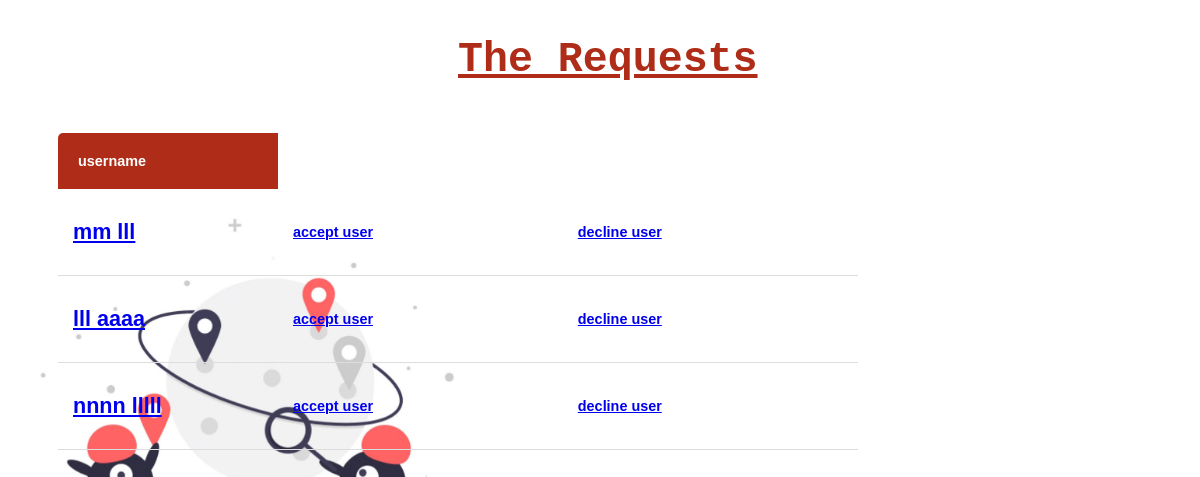
The page /Request/ on the database its author committed.
### project/models.py (models this page shows)
class User(AbstractUser):
    is_passenger=models.BooleanField(default=False)
    is_Admin=models.BooleanField(default=False)

class Driver(User):
    companyName=models.CharField(max_length=100,default='')
    phone=models.CharField(max_length=10,default='')
    is_ok= models.BooleanField(default=False)
    License=models.FileField(upload_to='files/', null=True)
    certificate=models.FileField(default=None)
    class Meta:
        db_table = 'Drivers'

class User(AbstractUser):
    is_passenger=models.BooleanField(default=False)
    is_Admin=models.BooleanField(default=False)

### project/views.py (the view)
# urls.py: path('Request/',views.Request,name="Request"),
def Request(request):
    userList= Driver.objects.filter(is_ok=False)
    return render(request, 'project/Request.html', {'users': userList})

### project/templates/project/Request.html (shortened to what this page needs)
{% load static %}
<!DOCTYPE html>
<html>
    <head>
        <link rel="stylesheet" href="">
    </head>
<body  style="background-image:url('{% static 'img/unnamed.jpg' %}'); background-repeat: no-repeat; background-size:100%;">
                  <div class="header" >
                   <h1> The Requests </h1>
                  </div>
<table class="content-table">
        <thead>
                <tr>
                  <th>username</th>
                </tr>
              </thead>
            {% for user in users %}
            <td> <a href="{% url 'detail' user.id %}"> <h2> {{user.username}} </h2> </a> </td>
                <td> <a href="{% url 'Accept' user.id %}"> <h4> accept user </h4> </a> </td>
                    <td> <a href="{% url 'Decline' user.id %}"> <h4> decline user </h4> </a> </td>
            {% endfor %}
    </body>
</html>

### project/templates/project/Request.html (style rules this page uses)
.content-table { border-collapse: collapse; margin: 25px 0; font-size: 0.9em; min-width: 800px; border-radius: 5px 5px 0 0; overflow: hidden; margin-left:50px; }
.content-table thead tr { font-family: sans-serif; background-color: #AF2D18; color: #ffffff; text-align: left; font-weight: bold; }
.content-table th { width: 180px; padding: 20px; }
.content-table td { font-family: sans-serif; padding: 12px 15px; }
div { height: 100px; color: #AF2D18; text-decoration: underline; margin-left:450px; overflow: hidden; font-family: "Lucida Console", monospace; font-weight: bold; font-size: 1.3rem; }

### rows shown on the page
Driver: username "mm lll"
Driver: username "lll aaaa"
Driver: username "nnnn lllll"
